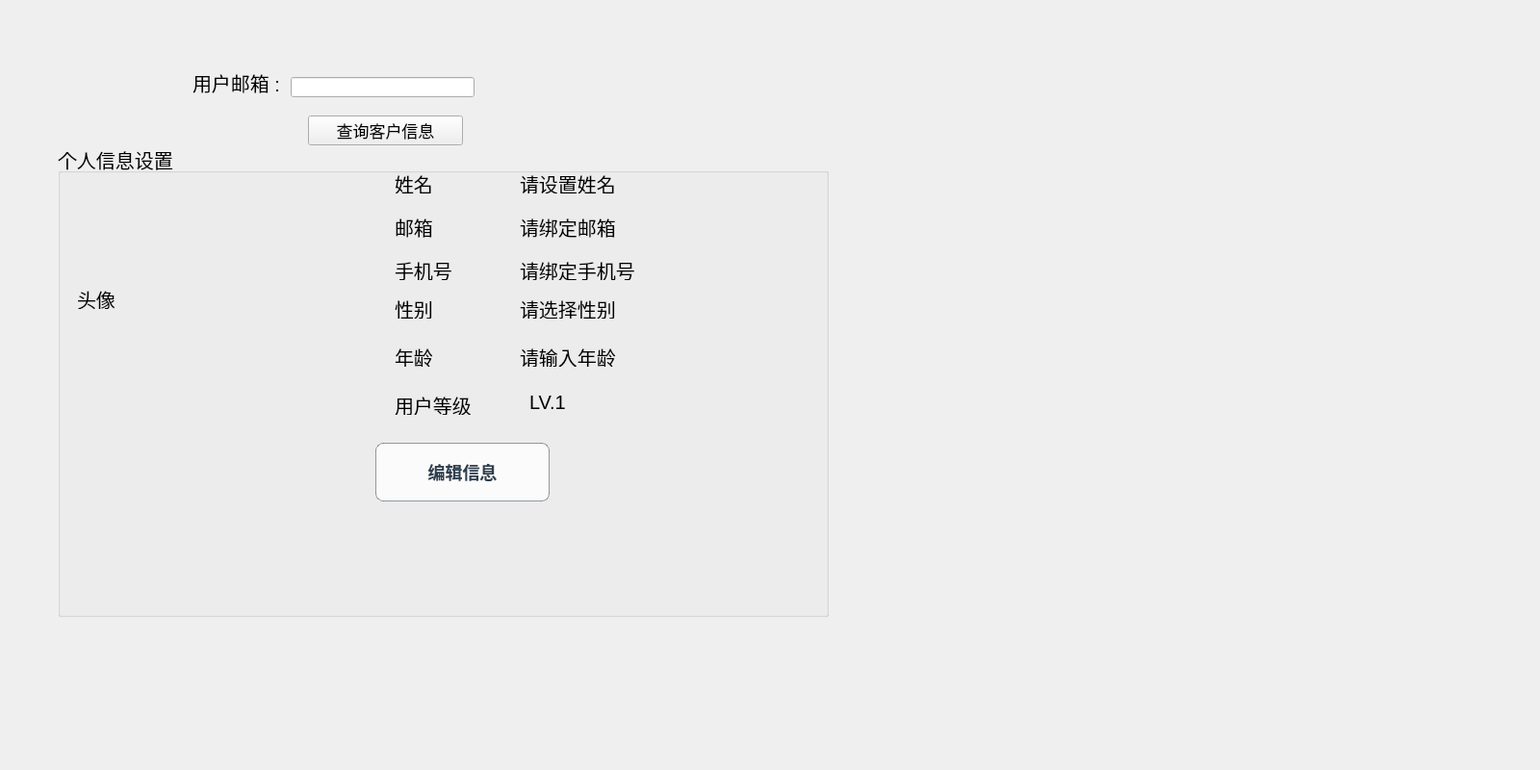
<?xml version="1.0" encoding="UTF-8"?>
<ui version="4.0">
 <class>adminUserManagerWindow</class>
 <widget class="QWidget" name="adminUserManagerWindow">
  <property name="geometry">
   <rect>
    <x>0</x>
    <y>0</y>
    <width>1600</width>
    <height>800</height>
   </rect>
  </property>
  <property name="windowTitle">
   <string>Form</string>
  </property>
  <property name="styleSheet">
   <string notr="true">QMainWindow {
    background-image: url(://bcgrd.jpg);
    background-repeat: no-repeat;
    background-position: center;
}
</string>
  </property>
  <widget class="QPushButton" name="btn_userSearch">
   <property name="geometry">
    <rect>
     <x>320</x>
     <y>120</y>
     <width>161</width>
     <height>31</height>
    </rect>
   </property>
   <property name="font">
    <font>
     <pointsize>13</pointsize>
    </font>
   </property>
   <property name="text">
    <string>查询客户信息</string>
   </property>
  </widget>
  <widget class="QLabel" name="label">
   <property name="geometry">
    <rect>
     <x>200</x>
     <y>70</y>
     <width>91</width>
     <height>31</height>
    </rect>
   </property>
   <property name="font">
    <font>
     <pointsize>15</pointsize>
    </font>
   </property>
   <property name="text">
    <string>用户邮箱 : </string>
   </property>
  </widget>
  <widget class="QLineEdit" name="le_userEmail">
   <property name="geometry">
    <rect>
     <x>302</x>
     <y>80</y>
     <width>191</width>
     <height>21</height>
    </rect>
   </property>
  </widget>
  <widget class="QGroupBox" name="personInfoBox">
   <property name="geometry">
    <rect>
     <x>60</x>
     <y>150</y>
     <width>801</width>
     <height>491</height>
    </rect>
   </property>
   <property name="font">
    <font>
     <family>Segoe UI</family>
     <pointsize>15</pointsize>
    </font>
   </property>
   <property name="styleSheet">
    <string notr="true"> font-family: &quot;Segoe UI&quot;, Arial, sans-serif;</string>
   </property>
   <property name="title">
    <string>个人信息设置</string>
   </property>
   <widget class="QLabel" name="profileLabel">
    <property name="geometry">
     <rect>
      <x>20</x>
      <y>150</y>
      <width>51</width>
      <height>21</height>
     </rect>
    </property>
    <property name="font">
     <font>
      <family>Segoe UI</family>
      <pointsize>15</pointsize>
     </font>
    </property>
    <property name="styleSheet">
     <string notr="true"> font-family: &quot;Segoe UI&quot;, Arial, sans-serif;</string>
    </property>
    <property name="text">
     <string>头像</string>
    </property>
   </widget>
   <widget class="QLabel" name="xingMingLabel">
    <property name="geometry">
     <rect>
      <x>350</x>
      <y>30</y>
      <width>41</width>
      <height>21</height>
     </rect>
    </property>
    <property name="font">
     <font>
      <family>Segoe UI</family>
      <pointsize>15</pointsize>
     </font>
    </property>
    <property name="styleSheet">
     <string notr="true"> font-family: &quot;Segoe UI&quot;, Arial, sans-serif;</string>
    </property>
    <property name="text">
     <string>姓名</string>
    </property>
   </widget>
   <widget class="QLabel" name="mailLabel">
    <property name="geometry">
     <rect>
      <x>350</x>
      <y>70</y>
      <width>51</width>
      <height>31</height>
     </rect>
    </property>
    <property name="font">
     <font>
      <family>Segoe UI</family>
      <pointsize>15</pointsize>
     </font>
    </property>
    <property name="styleSheet">
     <string notr="true"> font-family: &quot;Segoe UI&quot;, Arial, sans-serif;</string>
    </property>
    <property name="text">
     <string>邮箱</string>
    </property>
   </widget>
   <widget class="QLabel" name="phondeNumberLabel">
    <property name="geometry">
     <rect>
      <x>350</x>
      <y>120</y>
      <width>71</width>
      <height>21</height>
     </rect>
    </property>
    <property name="font">
     <font>
      <family>Segoe UI</family>
      <pointsize>15</pointsize>
     </font>
    </property>
    <property name="styleSheet">
     <string notr="true"> font-family: &quot;Segoe UI&quot;, Arial, sans-serif;</string>
    </property>
    <property name="text">
     <string>手机号</string>
    </property>
   </widget>
   <widget class="QLabel" name="SexLabel">
    <property name="geometry">
     <rect>
      <x>350</x>
      <y>160</y>
      <width>51</width>
      <height>21</height>
     </rect>
    </property>
    <property name="font">
     <font>
      <family>Segoe UI</family>
      <pointsize>15</pointsize>
     </font>
    </property>
    <property name="styleSheet">
     <string notr="true"> font-family: &quot;Segoe UI&quot;, Arial, sans-serif;</string>
    </property>
    <property name="text">
     <string>性别</string>
    </property>
   </widget>
   <widget class="QLabel" name="levelLabel">
    <property name="geometry">
     <rect>
      <x>350</x>
      <y>260</y>
      <width>91</width>
      <height>21</height>
     </rect>
    </property>
    <property name="font">
     <font>
      <family>Segoe UI</family>
      <pointsize>15</pointsize>
     </font>
    </property>
    <property name="styleSheet">
     <string notr="true"> font-family: &quot;Segoe UI&quot;, Arial, sans-serif;</string>
    </property>
    <property name="text">
     <string>用户等级</string>
    </property>
   </widget>
   <widget class="QStackedWidget" name="userNameStackedWidget">
    <property name="geometry">
     <rect>
      <x>460</x>
      <y>30</y>
      <width>181</width>
      <height>21</height>
     </rect>
    </property>
    <property name="currentIndex">
     <number>0</number>
    </property>
    <widget class="QWidget" name="page">
     <widget class="QLabel" name="useNameLabel">
      <property name="geometry">
       <rect>
        <x>20</x>
        <y>0</y>
        <width>111</width>
        <height>21</height>
       </rect>
      </property>
      <property name="font">
       <font>
        <family>Segoe UI</family>
        <pointsize>15</pointsize>
       </font>
      </property>
      <property name="text">
       <string>请设置姓名</string>
      </property>
     </widget>
    </widget>
    <widget class="QWidget" name="page_2">
     <widget class="QLineEdit" name="userNameSetBox">
      <property name="geometry">
       <rect>
        <x>10</x>
        <y>0</y>
        <width>131</width>
        <height>21</height>
       </rect>
      </property>
     </widget>
    </widget>
   </widget>
   <widget class="QStackedWidget" name="phoneNumberStackedWidget">
    <property name="geometry">
     <rect>
      <x>460</x>
      <y>120</y>
      <width>181</width>
      <height>21</height>
     </rect>
    </property>
    <property name="currentIndex">
     <number>0</number>
    </property>
    <widget class="QWidget" name="page_9">
     <widget class="QLabel" name="phoneNumberLabel">
      <property name="geometry">
       <rect>
        <x>20</x>
        <y>0</y>
        <width>121</width>
        <height>21</height>
       </rect>
      </property>
      <property name="font">
       <font>
        <family>Segoe UI</family>
        <pointsize>15</pointsize>
       </font>
      </property>
      <property name="text">
       <string>请绑定手机号</string>
      </property>
     </widget>
    </widget>
    <widget class="QWidget" name="page_10">
     <widget class="QLineEdit" name="phoneNumberSetBox">
      <property name="geometry">
       <rect>
        <x>10</x>
        <y>0</y>
        <width>131</width>
        <height>20</height>
       </rect>
      </property>
     </widget>
    </widget>
   </widget>
   <widget class="QStackedWidget" name="sexStackedWidget">
    <property name="geometry">
     <rect>
      <x>460</x>
      <y>150</y>
      <width>181</width>
      <height>41</height>
     </rect>
    </property>
    <property name="currentIndex">
     <number>0</number>
    </property>
    <widget class="QWidget" name="page_11">
     <widget class="QLabel" name="sexLabel">
      <property name="geometry">
       <rect>
        <x>20</x>
        <y>10</y>
        <width>131</width>
        <height>21</height>
       </rect>
      </property>
      <property name="font">
       <font>
        <family>Segoe UI</family>
        <pointsize>15</pointsize>
       </font>
      </property>
      <property name="text">
       <string>请选择性别</string>
      </property>
     </widget>
    </widget>
    <widget class="QWidget" name="page_12">
     <widget class="QRadioButton" name="maleButton">
      <property name="geometry">
       <rect>
        <x>10</x>
        <y>10</y>
        <width>121</width>
        <height>20</height>
       </rect>
      </property>
      <property name="font">
       <font>
        <family>Segoe UI</family>
        <pointsize>15</pointsize>
       </font>
      </property>
      <property name="text">
       <string>男</string>
      </property>
     </widget>
     <widget class="QRadioButton" name="famelButton">
      <property name="geometry">
       <rect>
        <x>70</x>
        <y>10</y>
        <width>71</width>
        <height>21</height>
       </rect>
      </property>
      <property name="font">
       <font>
        <family>Segoe UI</family>
        <pointsize>15</pointsize>
       </font>
      </property>
      <property name="text">
       <string>女</string>
      </property>
     </widget>
    </widget>
   </widget>
   <widget class="QStackedWidget" name="oiStackedWidget">
    <property name="geometry">
     <rect>
      <x>320</x>
      <y>290</y>
      <width>211</width>
      <height>91</height>
     </rect>
    </property>
    <property name="currentIndex">
     <number>0</number>
    </property>
    <widget class="QWidget" name="page_13">
     <widget class="QPushButton" name="pushButton">
      <property name="geometry">
       <rect>
        <x>10</x>
        <y>20</y>
        <width>181</width>
        <height>61</height>
       </rect>
      </property>
      <property name="font">
       <font>
        <family>Segoe UI</family>
        <pointsize>-1</pointsize>
        <bold>true</bold>
       </font>
      </property>
      <property name="styleSheet">
       <string notr="true">/* 按钮默认样式 */
QPushButton {
    background-color: rgba(255, 255, 255, 0.8); /* 半透明白色背景 */
    color: #2c3e50; /* 深灰蓝色文字 */
    border: 1px solid rgba(44, 62, 80, 0.5); /* 半透明深蓝灰色边框 */
    border-radius: 8px; /* 圆角按钮 */
    padding: 8px 16px; /* 按钮内边距 */
    font-size: 18px; /* 字体大小 */
    font-family: &quot;Segoe UI&quot;, Arial, sans-serif; /* 字体样式 */
    font-weight: bold; /* 加粗字体 */
    box-shadow: 0px 4px 6px rgba(0, 0, 0, 0.2); /* 按钮阴影 */
}

/* 鼠标悬停效果 */
QPushButton:hover {
    background-color: rgba(255, 255, 255, 0.9); /* 更亮的白色背景 */
    color: #34495e; /* 深一点的文字颜色 */
    border: 1px solid rgba(44, 62, 80, 0.8); /* 更明显的边框 */
}

/* 按下效果 */
QPushButton:pressed {
    background-color: rgba(230, 230, 230, 0.9); /* 按下时灰白背景 */
    box-shadow: none; /* 按下时移除阴影 */
    color: #2c3e50; /* 保持文字颜色 */
}

/* 禁用按钮 */
QPushButton:disabled {
    background-color: rgba(200, 200, 200, 0.7); /* 禁用按钮灰色背景 */
    color: rgba(120, 120, 120, 0.8); /* 灰色文字 */
    border: 1px solid rgba(120, 120, 120, 0.5); /* 灰色边框 */
    box-shadow: none; /* 无阴影 */
}
</string>
      </property>
      <property name="text">
       <string>编辑信息</string>
      </property>
     </widget>
    </widget>
    <widget class="QWidget" name="page_14">
     <widget class="QPushButton" name="saveButton">
      <property name="geometry">
       <rect>
        <x>10</x>
        <y>30</y>
        <width>181</width>
        <height>61</height>
       </rect>
      </property>
      <property name="styleSheet">
       <string notr="true">/* 按钮默认样式 */
QPushButton {
    background-color: rgba(255, 255, 255, 0.8); /* 半透明白色背景 */
    color: #2c3e50; /* 深灰蓝色文字 */
    border: 1px solid rgba(44, 62, 80, 0.5); /* 半透明深蓝灰色边框 */
    border-radius: 8px; /* 圆角按钮 */
    padding: 8px 16px; /* 按钮内边距 */
    font-size: 18px; /* 字体大小 */
    font-family: &quot;Segoe UI&quot;, Arial, sans-serif; /* 字体样式 */
    font-weight: bold; /* 加粗字体 */
    box-shadow: 0px 4px 6px rgba(0, 0, 0, 0.2); /* 按钮阴影 */
}

/* 鼠标悬停效果 */
QPushButton:hover {
    background-color: rgba(255, 255, 255, 0.9); /* 更亮的白色背景 */
    color: #34495e; /* 深一点的文字颜色 */
    border: 1px solid rgba(44, 62, 80, 0.8); /* 更明显的边框 */
}

/* 按下效果 */
QPushButton:pressed {
    background-color: rgba(230, 230, 230, 0.9); /* 按下时灰白背景 */
    box-shadow: none; /* 按下时移除阴影 */
    color: #2c3e50; /* 保持文字颜色 */
}

/* 禁用按钮 */
QPushButton:disabled {
    background-color: rgba(200, 200, 200, 0.7); /* 禁用按钮灰色背景 */
    color: rgba(120, 120, 120, 0.8); /* 灰色文字 */
    border: 1px solid rgba(120, 120, 120, 0.5); /* 灰色边框 */
    box-shadow: none; /* 无阴影 */
}
</string>
      </property>
      <property name="text">
       <string>保存</string>
      </property>
     </widget>
    </widget>
   </widget>
   <widget class="QStackedWidget" name="ProfileStackedWidget">
    <property name="geometry">
     <rect>
      <x>90</x>
      <y>60</y>
      <width>221</width>
      <height>191</height>
     </rect>
    </property>
    <property name="currentIndex">
     <number>0</number>
    </property>
    <widget class="QWidget" name="page_15">
     <widget class="QLabel" name="profileLbl">
      <property name="geometry">
       <rect>
        <x>0</x>
        <y>10</y>
        <width>221</width>
        <height>191</height>
       </rect>
      </property>
      <property name="font">
       <font>
        <family>Segoe UI</family>
        <pointsize>15</pointsize>
       </font>
      </property>
      <property name="text">
       <string/>
      </property>
      <property name="scaledContents">
       <bool>true</bool>
      </property>
     </widget>
    </widget>
    <widget class="QWidget" name="page_16">
     <widget class="QPushButton" name="uploadProfileButton">
      <property name="geometry">
       <rect>
        <x>0</x>
        <y>10</y>
        <width>221</width>
        <height>191</height>
       </rect>
      </property>
      <property name="text">
       <string>上传头像</string>
      </property>
     </widget>
    </widget>
   </widget>
   <widget class="QLabel" name="label_2">
    <property name="geometry">
     <rect>
      <x>350</x>
      <y>210</y>
      <width>41</width>
      <height>21</height>
     </rect>
    </property>
    <property name="font">
     <font>
      <family>Segoe UI</family>
      <pointsize>15</pointsize>
     </font>
    </property>
    <property name="styleSheet">
     <string notr="true"> font-family: &quot;Segoe UI&quot;, Arial, sans-serif;</string>
    </property>
    <property name="text">
     <string>年龄</string>
    </property>
   </widget>
   <widget class="QStackedWidget" name="ageStackedWidget">
    <property name="geometry">
     <rect>
      <x>460</x>
      <y>210</y>
      <width>191</width>
      <height>21</height>
     </rect>
    </property>
    <property name="currentIndex">
     <number>0</number>
    </property>
    <widget class="QWidget" name="page_7">
     <widget class="QLabel" name="agelabel">
      <property name="geometry">
       <rect>
        <x>20</x>
        <y>0</y>
        <width>131</width>
        <height>21</height>
       </rect>
      </property>
      <property name="font">
       <font>
        <family>Segoe UI</family>
        <pointsize>15</pointsize>
       </font>
      </property>
      <property name="text">
       <string>请输入年龄</string>
      </property>
     </widget>
    </widget>
    <widget class="QWidget" name="page_8">
     <widget class="QLineEdit" name="ageSetBox">
      <property name="geometry">
       <rect>
        <x>10</x>
        <y>0</y>
        <width>141</width>
        <height>21</height>
       </rect>
      </property>
     </widget>
    </widget>
   </widget>
   <widget class="QStackedWidget" name="mailStackedWidget">
    <property name="geometry">
     <rect>
      <x>460</x>
      <y>60</y>
      <width>291</width>
      <height>51</height>
     </rect>
    </property>
    <property name="currentIndex">
     <number>0</number>
    </property>
    <widget class="QWidget" name="page_5">
     <widget class="QLabel" name="mailLabel_2">
      <property name="geometry">
       <rect>
        <x>20</x>
        <y>10</y>
        <width>501</width>
        <height>31</height>
       </rect>
      </property>
      <property name="font">
       <font>
        <family>Segoe UI</family>
        <pointsize>15</pointsize>
       </font>
      </property>
      <property name="text">
       <string>请绑定邮箱</string>
      </property>
     </widget>
    </widget>
    <widget class="QWidget" name="page_6">
     <widget class="QLineEdit" name="mailSetBox">
      <property name="geometry">
       <rect>
        <x>10</x>
        <y>10</y>
        <width>131</width>
        <height>21</height>
       </rect>
      </property>
     </widget>
    </widget>
   </widget>
   <widget class="QStackedWidget" name="stackedWidget">
    <property name="geometry">
     <rect>
      <x>460</x>
      <y>240</y>
      <width>181</width>
      <height>51</height>
     </rect>
    </property>
    <property name="currentIndex">
     <number>0</number>
    </property>
    <widget class="QWidget" name="page_3">
     <widget class="QLabel" name="levelLbl">
      <property name="geometry">
       <rect>
        <x>30</x>
        <y>20</y>
        <width>101</width>
        <height>16</height>
       </rect>
      </property>
      <property name="font">
       <font>
        <family>Segoe UI</family>
        <pointsize>15</pointsize>
       </font>
      </property>
      <property name="styleSheet">
       <string notr="true"> font-family: &quot;Segoe UI&quot;, Arial, sans-serif;</string>
      </property>
      <property name="text">
       <string>LV.1</string>
      </property>
     </widget>
    </widget>
    <widget class="QWidget" name="page_4">
     <widget class="QSpinBox" name="spinBox">
      <property name="geometry">
       <rect>
        <x>10</x>
        <y>10</y>
        <width>141</width>
        <height>21</height>
       </rect>
      </property>
      <property name="maximum">
       <number>5</number>
      </property>
     </widget>
    </widget>
   </widget>
  </widget>
  <widget class="QLabel" name="label_3">
   <property name="geometry">
    <rect>
     <x>1600</x>
     <y>800</y>
     <width>40</width>
     <height>12</height>
    </rect>
   </property>
   <property name="text">
    <string>TextLabel</string>
   </property>
  </widget>
  <zorder>label_3</zorder>
  <zorder>btn_userSearch</zorder>
  <zorder>label</zorder>
  <zorder>le_userEmail</zorder>
  <zorder>personInfoBox</zorder>
 </widget>
 <resources/>
 <connections/>
</ui>
